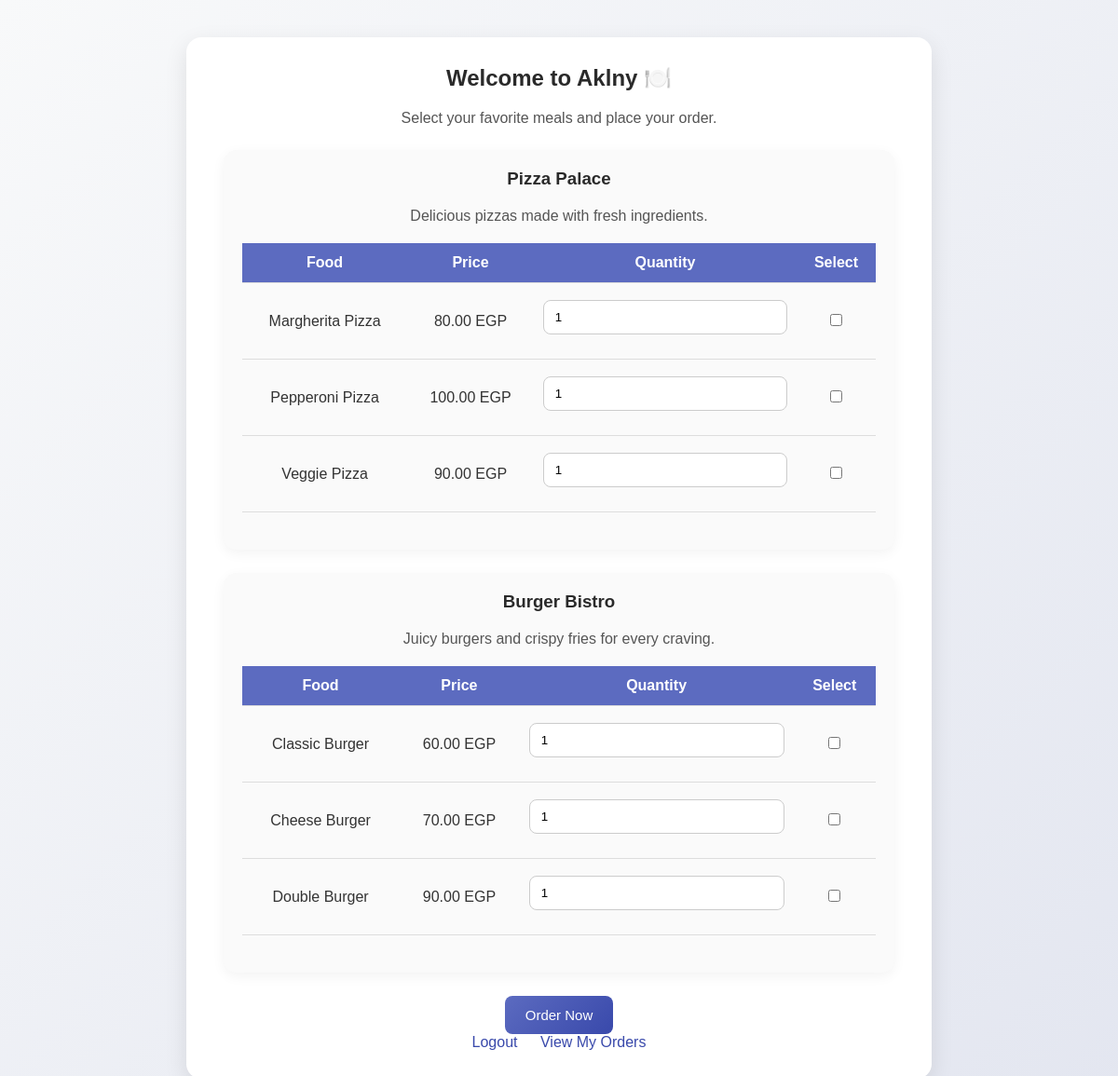
The page /restaurants.php (signed in) on the database its author committed.
### tables this page shows
CREATE TABLE restaurants (
    id INT AUTO_INCREMENT PRIMARY KEY,
    name VARCHAR(100) NOT NULL,
    description TEXT
);

CREATE TABLE foods (
    id INT AUTO_INCREMENT PRIMARY KEY,
    restaurant_id INT NOT NULL,
    name VARCHAR(100) NOT NULL,
    price DECIMAL(10,2) NOT NULL,
    FOREIGN KEY (restaurant_id) REFERENCES restaurants(id) ON DELETE CASCADE
);

### restaurants.php (the view, shortened to what this page needs)
<?php
include 'config.php';
$restaurants_query = $conn->query("SELECT * FROM restaurants");
$restaurants = [];
while ($r = $restaurants_query->fetch_assoc()) {
    $r_id = $r['id'];
    $foods_query = $conn->prepare("SELECT * FROM foods WHERE restaurant_id = ?");
    $foods_query->bind_param("i", $r_id);
    $foods_query->execute();
    $foods_result = $foods_query->get_result();
    $foods = [];
    while ($f = $foods_result->fetch_assoc()) {
        $foods[] = $f;
    }
    $r['foods'] = $foods;
    $restaurants[] = $r;
}
?>
<!DOCTYPE html>
<html lang="en">
<head>
    <link rel="stylesheet" href="style.css">
</head>
<body>
<div class="page-container">
    <h2>Welcome to Aklny 🍽️</h2>
    <p>Select your favorite meals and place your order.</p>
    <form method="POST">
        <?php foreach ($restaurants as $r): ?>
            <div class="restaurant">
                <h3><?= htmlspecialchars($r['name']) ?></h3>
                <p><?= htmlspecialchars($r['description']) ?></p>
                <table>
                    <tr><th>Food</th><th>Price</th><th>Quantity</th><th>Select</th></tr>
                    <?php foreach ($r['foods'] as $f): ?>
                        <tr>
                            <td><?= htmlspecialchars($f['name']) ?></td>
                            <td><?= $f['price'] ?> EGP</td>
                            <td><input type="number" name="order[<?= $f['id'] ?>][quantity]" min="1" value="1"></td>
                            <td><input type="checkbox" name="order[<?= $f['id'] ?>][selected]" value="1"></td>
                        </tr>
                    <?php endforeach; ?>
                </table>
            </div>
        <?php endforeach; ?>
        <button type="submit">Order Now</button>
    </form>
    <p>
        <a href="logout.php">Logout</a>
        <a href="orders.php">View My Orders</a>
</p>
</div>
</body>
</html>

### style.css (style rules this page uses)
* { margin: 0; padding: 0; box-sizing: border-box; font-family: 'Poppins', sans-serif; }
body { background: linear-gradient(135deg, #f8f9fa, #e3e6f0); color: #333; min-height: 100vh; display: flex; justify-content: center; align-items: flex-start; padding: 40px; }
.page-container, .form-container { background: #fff; border-radius: 16px; box-shadow: 0 8px 24px rgba(0,0,0,0.1); padding: 30px 40px; width: 100%; max-width: 800px; animation: fadeIn 0.6s ease-in-out; }
h2, h3 { text-align: center; color: #2a2a2a; margin-bottom: 20px; }
p { text-align: center; color: #555; }
button { background: linear-gradient(135deg, #5c6bc0, #3949ab); border: none; color: #fff; padding: 12px 22px; font-size: 15px; border-radius: 8px; cursor: pointer; transition: all 0.3s ease; display: block; margin: 20px auto 0; }
a { color: #3949ab; text-decoration: none; transition: color 0.3s ease; }
input[type="text"], input[type="email"], input[type="password"], input[type="number"] { width: 100%; padding: 10px 12px; margin: 6px 0 14px 0; border: 1px solid #ccc; border-radius: 8px; transition: all 0.3s ease; }
table { width: 100%; border-collapse: collapse; margin: 20px 0; }
th, td { padding: 12px 10px; border-bottom: 1px solid #ddd; text-align: center; }
th { background: #5c6bc0; color: white; }
.restaurant { margin: 25px 0; padding: 20px; border-radius: 14px; background: #fafafa; box-shadow: 0 4px 14px rgba(0,0,0,0.05); transition: transform 0.3s ease, box-shadow 0.3s ease; }
.page-container p a { margin: 0 10px; }

### rows shown on the page
restaurants: name "Pizza Palace", description "Delicious pizzas made with fresh ingredients."
foods: name "Margherita Pizza", price "80.00", id "1"
foods: name "Pepperoni Pizza", price "100.00"
foods: name "Veggie Pizza", price "90.00"
restaurants: name "Burger Bistro", description "Juicy burgers and crispy fries for every craving."
foods: name "Classic Burger", price "60.00"
foods: name "Cheese Burger", price "70.00"
foods: name "Double Burger", price "90.00"
